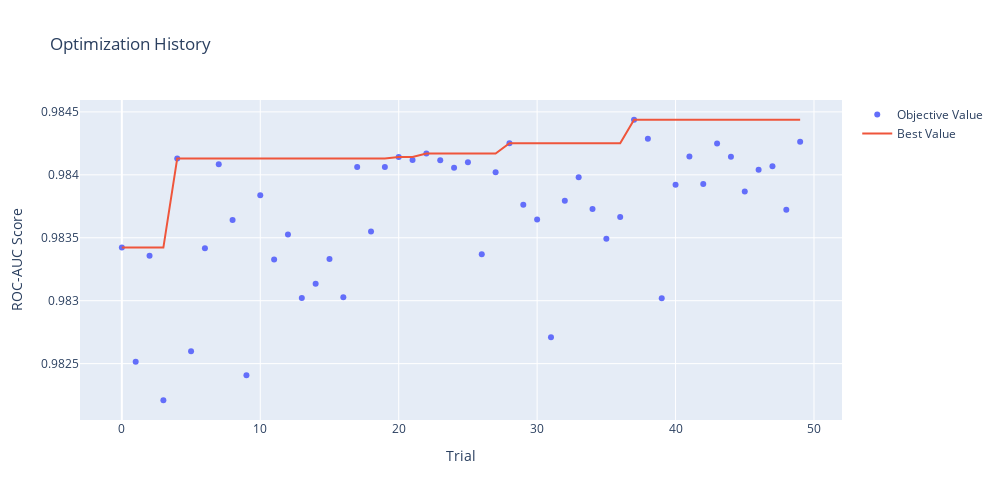

Notebook cell for this chart:
### Code cell
# Visualize optimization history
print("\nOptimization History:\n")
try:
    tuner_quick.plot_optimization_history()
except:
    # Fallback if plotly not available
    import matplotlib.pyplot as plt
    trials_df = tuner_quick.study.trials_dataframe()
    
    fig, ax = plt.subplots(figsize=(14, 6))
    ax.plot(trials_df['number'], trials_df['value'], marker='o', linewidth=1, markersize=4)
    ax.axhline(y=tuner_quick.study.best_value, color='r', linestyle='--', label=f'Best: {tuner_quick.study.best_value:.6f}')
    ax.set_xlabel('Trial Number', fontsize=12)
    ax.set_ylabel('ROC-AUC Score', fontsize=12)
    ax.set_title('Optimization History (Quick Tuning)', fontsize=14, fontweight='bold')
    ax.legend()
    ax.grid(True, alpha=0.3)
    plt.tight_layout()
    plt.show()

### Figure 1 — Plotly figure (JSON) as saved in the notebook; plotly's stock layout.template omitted (floating-point values rounded to 4 significant figures)
{"data": [{"mode": "markers", "name": "Objective Value", "type": "scatter", "x": [0, 1, 2, 3, 4, 5, 6, 7, 8, 9, 10, 11, 12, 13, 14, 15, 16, 17, 18, 19, 20, 21, 22, 23, 24, 25, 26, 27, 28, 29, 30, 31, 32, 33, 34, 35, 36, 37, 38, 39, 40, 41, 42, 43, 44, 45, 46, 47, 48, 49], "y": [0.9834, 0.9825, 0.9834, 0.9822, 0.9841, 0.9826, 0.9834, 0.9841, 0.9836, 0.9824, 0.9838, 0.9833, 0.9835, 0.983, 0.9831, 0.9833, 0.983, 0.9841, 0.9835, 0.9841, 0.9841, 0.9841, 0.9842, 0.9841, 0.9841, 0.9841, 0.9834, 0.984, 0.9843, 0.9838, 0.9836, 0.9827, 0.9838, 0.984, 0.9837, 0.9835, 0.9837, 0.9844, 0.9843, 0.983, 0.9839, 0.9841, 0.9839, 0.9842, 0.9841, 0.9839, 0.984, 0.9841, 0.9837, 0.9843]}, {"mode": "lines", "name": "Best Value", "type": "scatter", "x": [0, 1, 2, 3, 4, 5, 6, 7, 8, 9, 10, 11, 12, 13, 14, 15, 16, 17, 18, 19, 20, 21, 22, 23, 24, 25, 26, 27, 28, 29, 30, 31, 32, 33, 34, 35, 36, 37, 38, 39, 40, 41, 42, 43, 44, 45, 46, 47, 48, 49], "y": [0.9834, 0.9834, 0.9834, 0.9834, 0.9841, 0.9841, 0.9841, 0.9841, 0.9841, 0.9841, 0.9841, 0.9841, 0.9841, 0.9841, 0.9841, 0.9841, 0.9841, 0.9841, 0.9841, 0.9841, 0.9841, 0.9841, 0.9842, 0.9842, 0.9842, 0.9842, 0.9842, 0.9842, 0.9843, 0.9843, 0.9843, 0.9843, 0.9843, 0.9843, 0.9843, 0.9843, 0.9843, 0.9844, 0.9844, 0.9844, 0.9844, 0.9844, 0.9844, 0.9844, 0.9844, 0.9844, 0.9844, 0.9844, 0.9844, 0.9844]}, {"marker": {"color": "#cccccc"}, "mode": "markers", "name": "Infeasible Trial", "showlegend": false, "type": "scatter", "x": [], "y": []}], "layout": {"height": 500, "title": {"text": "Optimization History"}, "width": 1000, "xaxis": {"title": {"text": "Trial"}}, "yaxis": {"title": {"text": "ROC-AUC Score"}}}}
